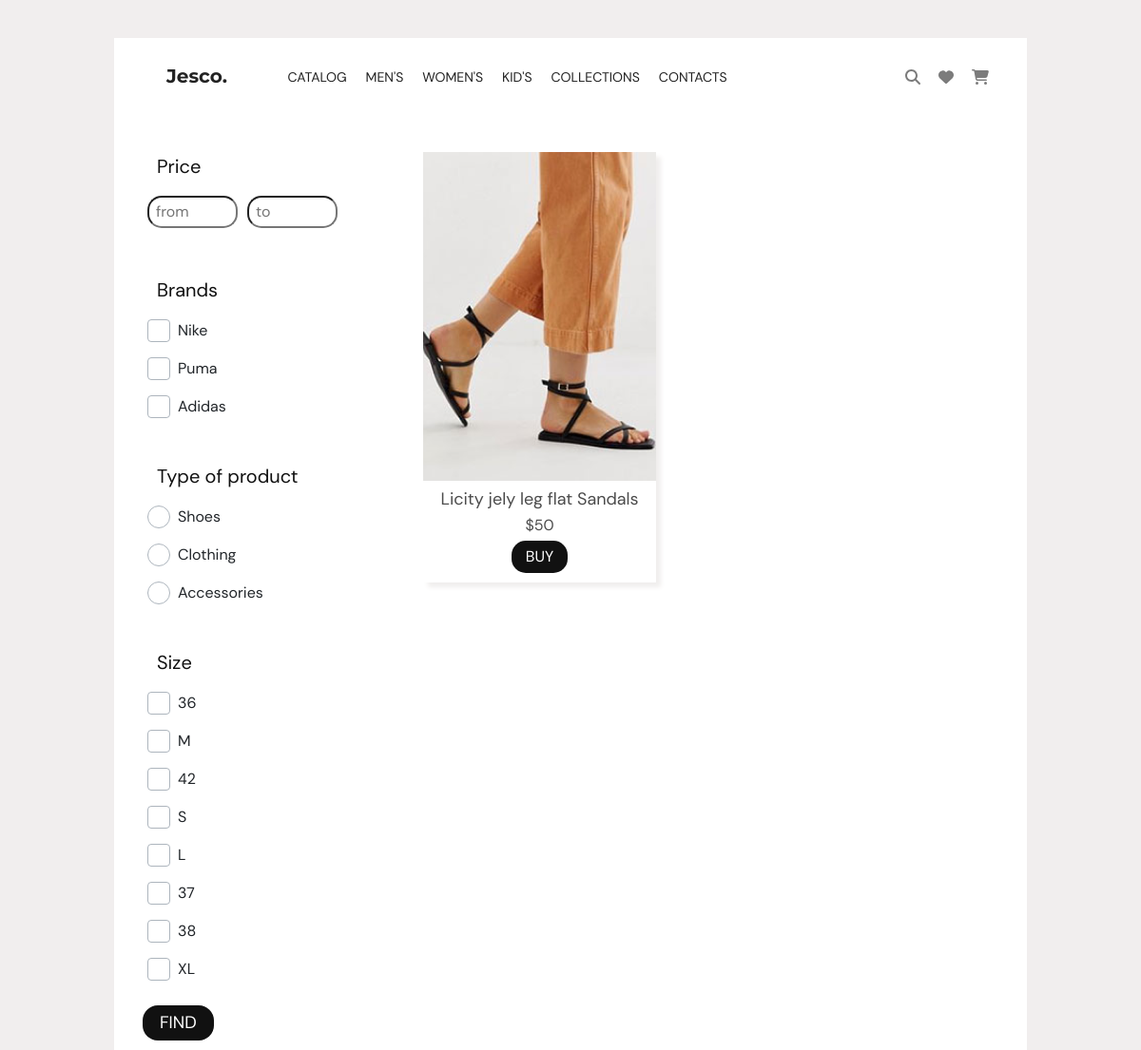
Screenshot of /catalog/shoes with the database file from the repository.
### web/models.py (models this page shows, shortened)
class Brands(models.Model):
    id = models.AutoField('id', primary_key=True )
    name = models.CharField('name', max_length=50)
    class Meta:
        verbose_name = 'Бренд'
        verbose_name_plural = 'Бренды'

class Type(models.Model):
    id = models.AutoField('id', primary_key=True)
    name = models.CharField('name', max_length=55)
    class Meta:
        verbose_name = 'Тип товара'
        verbose_name_plural = 'Типы товаров'

class Size(models.Model):
    id = models.AutoField('id', primary_key=True)
    name = models.CharField('name', max_length=55)
    type_product = models.ForeignKey('Type', on_delete=models.SET_NULL, null=True)
    class Meta:
        verbose_name = 'Размер'
        verbose_name_plural = 'Размеры'

class Products(models.Model):
    id = models.AutoField('id', primary_key=True)
    title = models.CharField('title', max_length=200, default="")
    id_categories = models.ForeignKey('Categories', on_delete=models.SET_NULL, null=True)
    id_brand = models.ForeignKey('Brands', on_delete=models.SET_NULL, null=True)
    id_type = models.ForeignKey('Type', on_delete=models.SET_NULL, null=True)
    img = models.ImageField(default="")
    price = models.IntegerField('price')
    size = models.ForeignKey('Size', on_delete=models.SET_NULL, null=True)
    is_best_seller = models.BooleanField(default=False)
    is_new_arrivals = models.BooleanField(default=False)
    class Meta:
        verbose_name = 'Товар'
        verbose_name_plural = 'Товары'

### web/views.py (the view)
# urls.py: path('catalog/shoes', views.ViewShoesProducts.as_view(), name='catalog_shoes'),
class ViewShoesProducts(GetByAnyFilter,ListView):
    model = Products
    queryset = Products.objects.filter(id_type=1)

### web/views.py (called while the page is built)
    def get_by_brands(self):
        return Brands.objects.all()

    def get_by_size(self):
        return Size.objects.all()

    def get_by_type(self):
        return Type.objects.all()

### templates/web/products_list.html (shortened to what this page needs)
{% load static %}
<!DOCTYPE html>
<html lang="en">
<head>
    <link rel="stylesheet" href="{% static 'css/reset.css'%}"/>
    <link rel="stylesheet" href="{% static 'css/style.css'%}"/>
    <link href="{% static 'fontawesome_free/css/all.min.css' %}" rel="stylesheet" type="text/css">
    <link href="{% static 'fontawesomefree/css/fontawesome.css' %}" rel="stylesheet" type="text/css">
    <link href="{% static 'fontawesomefree/css/brands.css' %}" rel="stylesheet" type="text/css">
    <link href="{% static 'fontawesomefree/css/solid.css' %}" rel="stylesheet" type="text/css">
    <link href="{% static 'fontawesomefree/css/regular.css' %}" rel="stylesheet" type="text/css">
    <link href="https://cdn.jsdelivr.net/npm/bootstrap@5.0.2/dist/css/bootstrap.min.css" rel="stylesheet"
>
</head>
<body>
<div class="wrapper">
    {% include 'web/header.html' %}
    <main class="page">
        <section class="page-main__catalog _container ">
            <form action="{% url 'filter' %}" method="get" class="filter__main">
                <div class="filter__block">
                    <div class="price__block">
                        <p class="price-block__title _filter__title">
                            Price
                        </p>
                        <div class="price__input">
                            <input type="text" placeholder="from" class="price__input-main">
                            <input type="text" placeholder="to" class="price__input-main">
                        </div>
                    </div>
                    <div class="brands__block">
                        <p class="brands__block_title _filter__title">
                            Brands
                        </p>
                        <div class="brands__checkbox">
                            {% for brand in view.get_by_brands %}
                            <div class="item__checkbox">
                                <label for="{{ brand.name }}">{{ brand.name }}</label>
                            </div>
                            {% endfor %}
                        </div>
                    </div>
                    <div class="type-product__block">
                        <p class="type-product__title _filter__title">
                            Type of product
                        </p>
                        <div class="type-product_radiobutton">
                            {% for type in view.get_by_type %}
                            <div class="type__item">
                                <label for="{{ type.name }}">{{ type.name }}</label>
                            </div>
                            {% endfor %}
                        </div>
                    </div>
                    <div class="size__block">
                        <p class="size__title _filter__title">
                            Size
                        </p>
                        <div class="size__checkbox">
                            {% for size in view.get_by_size %}
                            <div class="item__checkbox">
                                <label for="{{ size.name }}">{{ size.name }}</label>
                            </div>
                            {% endfor %}
                        </div>
                    </div>
                </div>
                <button type="submit" class="find__filter">
                    FIND
                </button>
            </form>
            <div class="main-catalog__lists __container">
                {% for item in products_list %}
                <a href="{% url 'view_detail_product' item.id %}">
                    <div class="main-catalog__list">
                        <img src="{{ item.img.url }}" alt="" class="product__img">
                        <div class="product__title">
                            {{ item.title }}
                        </div>
                        <div class="product__price">
                            ${{ item.price }}
                        </div>
                        <div class="product__buy">
                            <button class="buy_now">
                                BUY
                            </button>
                        </div>
                    </div>
                </a>
                {% endfor %}
            </div>
        </section>
    </main>
</div>
</body>
</html>

### static/css/style.css (style rules this page uses)
a { text-decoration: none !important; color: black; }
body { width: 100%; background: #F1EEEE; }
img { object-fit: cover; }
.wrapper { background: #F1EEEE; padding-top: 50px; min-width: 100%; }
._container { width: 80%; margin: 0 auto; background: #ffff; }
.__container { padding: 0 190px; }
.type-product__block { margin-bottom: 40px; }
body { background: #dfedee; transition: all 0.5s ease; }
.page-main__catalog { display: flex; flex-direction: row; padding-top: 40px; }
.main-catalog__lists { display: flex; flex-direction: row; flex-wrap: wrap; justify-content: left; }
.main-catalog__list { margin-right: 35px; text-align: center; padding-bottom: 10px; box-shadow: 5px 5px 5px #F0EEED; margin-bottom: 39px; }
.product__img { width: 245px; height: 346px; }
.product__title { font-family: DM_Sans_Regular; font-size: 18px; line-height: 18px; color: #4B4B4B; padding: 10px 0; }
.product__price { font-family: DM_Sans_Regular; font-size: 16px; line-height: 18px; color: #4B4B4B; }
.buy_now { margin-top: 7px; background: #111111; color: #FFFFFF; border: none; padding: 5px 15px; border-radius: 15px; font-family: DM_Sans_Regular; }
.filter__block { padding: 0 0 0 35px; }
._filter__title { color: #111111; font-family: DM_Sans_Regular; font-size: 20px; padding-left: 10px; text-align: left; }
.price__input { display: flex; flex-direction: row; margin-bottom: 50px; }
.price__input-main { border-radius: 15px; margin-right: 10px; padding: 3px 7px; }
.price__input-main:last-of-type { margin-right: 0; }
.price__input-main { width: 95px; color: #1F1F1F; font-family: DM_Sans_Regular; }
.item__checkbox { margin-bottom: 10px; }
label { font-family: DM_Sans_Regular; font-size: 16px; }
.custom-checkbox + label { display: inline-flex; align-items: center; user-select: none; }
.custom-checkbox + label::before { content: ''; display: inline-block; width: 1.5em; height: 1.5em; flex-shrink: 0; flex-grow: 0; border: 1px solid #adb5bd; border-radius: 0.25em; margin-right: 0.5em; background-repeat: no-repeat; background-position: center center; background-size: 50% 50%; }
.brands__block { margin-bottom: 40px; }
.type__item { margin-bottom: 10px; }
.custom-radio + label { display: inline-flex; align-items: center; user-select: none; }
.custom-radio + label::before { content: ''; display: inline-block; width: 1.5em; height: 1.5em; flex-shrink: 0; flex-grow: 0; border: 1px solid #adb5bd; border-radius: 50%; margin-right: 0.5em; background-repeat: no-repeat; background-position: center center; background-size: 50% 50%; }
.find__filter { margin: 10px 0 10px 30px; background: #111111; color: #FFFFFF; border: none; font-size: 18px; padding: 5px 18px; border-radius: 16px; font-family: DM_Sans_Regular; }
@media (max-width: 1224px ) { .__container { padding: 0 90px; } }
@media (max-width: 1224px ) { .wrapper { padding-top: 40px; } }

### rows the page displays
Brands: name "Nike"
Brands: name "Puma"
Brands: name "Adidas"
Type: name "Shoes"
Type: name "Clothing"
Type: name "Accessories"
Size: name "36"
Size: name "M"
Size: name "42"
Size: name "S"
Size: name "L"
Size: name "37"
Size: name "38"
Size: name "XL"
Products: img (picture), title "Licity jely leg flat Sandals", price "50"
